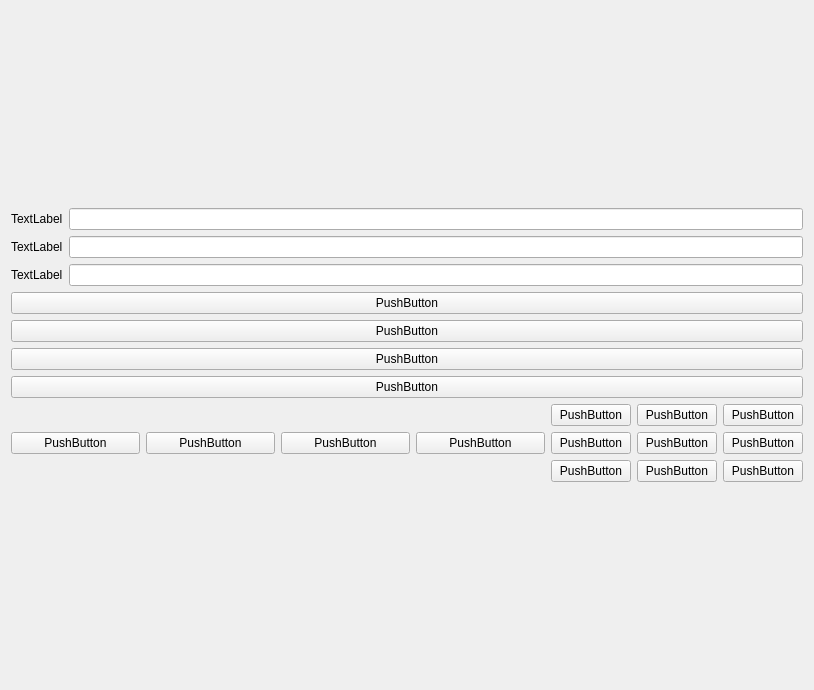
<?xml version="1.0" encoding="UTF-8"?>
<ui version="4.0">
 <class>Form</class>
 <widget class="QWidget" name="Form">
  <property name="geometry">
   <rect>
    <x>0</x>
    <y>0</y>
    <width>814</width>
    <height>690</height>
   </rect>
  </property>
  <property name="windowTitle">
   <string>Form</string>
  </property>
  <layout class="QGridLayout" name="gridLayout_5">
   <item row="0" column="0">
    <layout class="QGridLayout" name="gridLayout_3">
     <item row="0" column="0">
      <layout class="QGridLayout" name="gridLayout_4">
       <item row="2" column="1">
        <widget class="QLineEdit" name="lineEdit_3"/>
       </item>
       <item row="2" column="0">
        <widget class="QLabel" name="label_3">
         <property name="text">
          <string>TextLabel</string>
         </property>
        </widget>
       </item>
       <item row="0" column="0">
        <widget class="QLabel" name="label">
         <property name="text">
          <string>TextLabel</string>
         </property>
        </widget>
       </item>
       <item row="1" column="0">
        <widget class="QLabel" name="label_2">
         <property name="text">
          <string>TextLabel</string>
         </property>
        </widget>
       </item>
       <item row="1" column="1">
        <widget class="QLineEdit" name="lineEdit_2"/>
       </item>
       <item row="0" column="1">
        <widget class="QLineEdit" name="lineEdit"/>
       </item>
      </layout>
     </item>
     <item row="3" column="0">
      <widget class="QPushButton" name="pushButton">
       <property name="text">
        <string>PushButton</string>
       </property>
      </widget>
     </item>
     <item row="4" column="0">
      <widget class="QPushButton" name="pushButton_2">
       <property name="text">
        <string>PushButton</string>
       </property>
      </widget>
     </item>
     <item row="5" column="0">
      <layout class="QHBoxLayout" name="horizontalLayout">
       <item>
        <widget class="QPushButton" name="pushButton_6">
         <property name="text">
          <string>PushButton</string>
         </property>
        </widget>
       </item>
       <item>
        <widget class="QPushButton" name="pushButton_7">
         <property name="text">
          <string>PushButton</string>
         </property>
        </widget>
       </item>
       <item>
        <widget class="QPushButton" name="pushButton_5">
         <property name="text">
          <string>PushButton</string>
         </property>
        </widget>
       </item>
       <item>
        <widget class="QPushButton" name="pushButton_8">
         <property name="text">
          <string>PushButton</string>
         </property>
        </widget>
       </item>
       <item>
        <layout class="QGridLayout" name="gridLayout">
         <item row="0" column="1">
          <widget class="QPushButton" name="pushButton_10">
           <property name="text">
            <string>PushButton</string>
           </property>
          </widget>
         </item>
         <item row="1" column="1">
          <widget class="QPushButton" name="pushButton_13">
           <property name="text">
            <string>PushButton</string>
           </property>
          </widget>
         </item>
         <item row="0" column="0">
          <widget class="QPushButton" name="pushButton_9">
           <property name="text">
            <string>PushButton</string>
           </property>
          </widget>
         </item>
         <item row="0" column="2">
          <widget class="QPushButton" name="pushButton_11">
           <property name="text">
            <string>PushButton</string>
           </property>
          </widget>
         </item>
         <item row="1" column="0">
          <widget class="QPushButton" name="pushButton_12">
           <property name="text">
            <string>PushButton</string>
           </property>
          </widget>
         </item>
         <item row="2" column="0">
          <widget class="QPushButton" name="pushButton_14">
           <property name="text">
            <string>PushButton</string>
           </property>
          </widget>
         </item>
         <item row="2" column="1">
          <widget class="QPushButton" name="pushButton_15">
           <property name="text">
            <string>PushButton</string>
           </property>
          </widget>
         </item>
         <item row="1" column="2">
          <widget class="QPushButton" name="pushButton_16">
           <property name="text">
            <string>PushButton</string>
           </property>
          </widget>
         </item>
         <item row="2" column="2">
          <widget class="QPushButton" name="pushButton_17">
           <property name="text">
            <string>PushButton</string>
           </property>
          </widget>
         </item>
        </layout>
       </item>
      </layout>
     </item>
     <item row="2" column="0">
      <widget class="QPushButton" name="pushButton_4">
       <property name="text">
        <string>PushButton</string>
       </property>
      </widget>
     </item>
     <item row="1" column="0">
      <widget class="QPushButton" name="pushButton_3">
       <property name="text">
        <string>PushButton</string>
       </property>
      </widget>
     </item>
    </layout>
   </item>
  </layout>
 </widget>
 <resources/>
 <connections/>
</ui>
